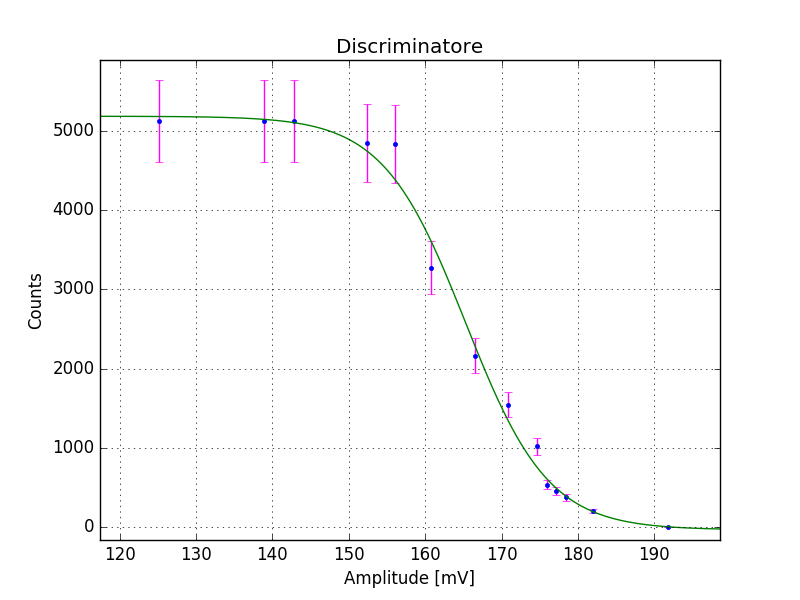

Reproduce this figure in Python.
import numpy as np
import scipy
import matplotlib.pyplot as plt
import pylab
from scipy.optimize import curve_fit
from scipy import stats

signal=np.array([152.4,160.7,166.5,170.9,176.0,177.1,178.4,174.6,156.0,142.8,138.9,125.1,182.0,191.8])
counts=np.array([4846,3271,2159,1546,535,455,377,1023,4832,5120,5121,5122,207,5])
dc=np.sqrt((np.sqrt(counts)**2+(0.1*counts)**2))
y1=np.linspace(0,250,1000)    



def f1(x,mu,sigma,A1,A2):

    y=A2+(A1-A2)/(1+np.exp((x-mu)/sigma))
    
    return y 
     

     
popt, pcov= curve_fit(f1, signal, counts,(170,100,5000,0.),dc,absolute_sigma=False)
DOF=len(signal)-3
chi2_1 = sum(((f1(signal,*popt)-counts)/dc)**2)
dmu,dsigma,dA1,dA2= np.sqrt(pcov.diagonal())
chi2_1redux=chi2_1/DOF

mu=popt[0]
sigma=popt[1]
A1=popt[2]
A2=popt[3]




pvalue=1 - stats.chi2.cdf(chi2_1, DOF)
print('la media è %.3f pm %.3f, la sigma è %.3f pm %.3f , Ampiezza superiore è %.3f pm %.3f , Ampiezza2 è %.3f pm %.3f'  % (mu,dmu,sigma,dsigma,A1,dA1,A2,dA2))
print('il chi2 è=%.3f, i DOF sono=%.3f' % (chi2_1, DOF))
print('il chi2 ridotto è=%.3f '% (chi2_1redux))
print('il pvalue è=%.3f'% (pvalue))

pylab.figure('Discriminatore') 


pylab.errorbar( signal  , counts, dc , fmt= '.', ecolor= 'magenta')

pylab.xlabel('Amplitude [mV]')
pylab.ylabel('Counts')


pylab.title('Discriminatore')
pylab.plot(y1,f1(y1,*popt), color='green', label="fit")
pylab.grid()


pylab.show()
